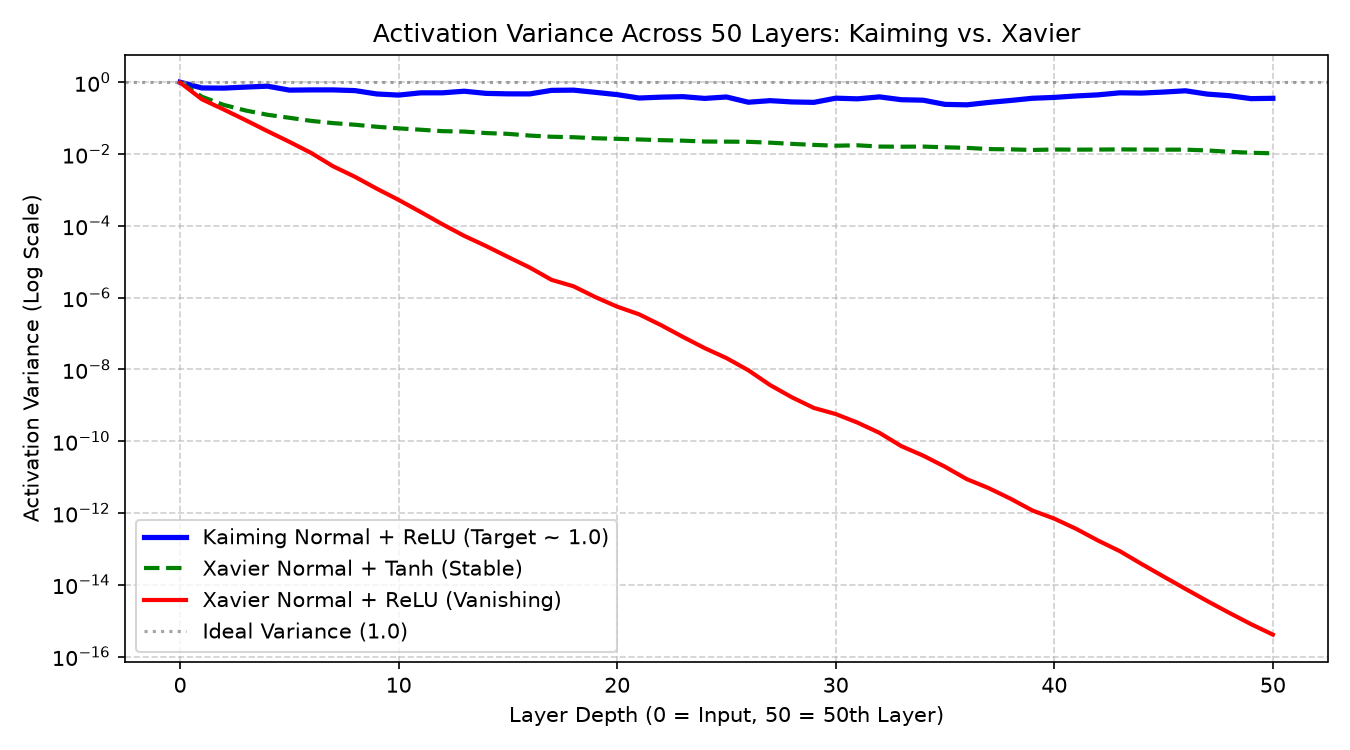

Write Python code to recreate this figure.
from pathlib import Path
import matplotlib.pyplot as plt
import torch
from therapml.linear import kaiming_init, xavier_init, linear
from therapml.activations import MyReLU

torch.manual_seed(42)

# dimensions
n_layers = 50
dim = 256
batch_size = 64
relu = MyReLU()

# Kaiming Init + ReLU
x_kaiming = torch.randn(batch_size, dim)
kaiming_vars = [x_kaiming.var().item()]

for _ in range(n_layers):
    w = kaiming_init(fan_in=dim, fan_out=dim)
    x_kaiming = relu(linear(dim, dim, w, x_kaiming))
    kaiming_vars.append(x_kaiming.var().item())

# Xavier Init + ReLU
x_xavier_relu = torch.randn(batch_size, dim)
xavier_relu_vars = [x_xavier_relu.var().item()]

for _ in range(n_layers):
    w = xavier_init(fan_in=dim, fan_out=dim)
    x_xavier_relu = relu(linear(dim, dim, w, x_xavier_relu))
    xavier_relu_vars.append(x_xavier_relu.var().item())

# Xavier Init + Tanh
x_xavier_tanh = torch.randn(batch_size, dim)
xavier_tanh_vars = [x_xavier_tanh.var().item()]

for _ in range(n_layers):
    w = xavier_init(fan_in=dim, fan_out=dim)
    x_xavier_tanh = torch.tanh(linear(dim, dim, w, x_xavier_tanh))
    xavier_tanh_vars.append(x_xavier_tanh.var().item())


# Plot
plt.figure(figsize=(9, 5))
layers = list(range(n_layers + 1))

plt.plot(
    layers,
    kaiming_vars,
    "b-",
    linewidth=2.5,
    label="Kaiming Normal + ReLU (Target ~ 1.0)",
)
plt.plot(
    layers,
    xavier_tanh_vars,
    "g--",
    linewidth=2.0,
    label="Xavier Normal + Tanh (Stable)",
)
plt.plot(
    layers,
    xavier_relu_vars,
    "r-",
    linewidth=2.0,
    label="Xavier Normal + ReLU (Vanishing)",
)

plt.yscale("log")
plt.axhline(1.0, color="gray", linestyle=":", alpha=0.7, label="Ideal Variance (1.0)")
plt.xlabel("Layer Depth (0 = Input, 50 = 50th Layer)")
plt.ylabel("Activation Variance (Log Scale)")
plt.title("Activation Variance Across 50 Layers: Kaiming vs. Xavier")
plt.grid(True, linestyle="--", alpha=0.6)
plt.legend()
plt.tight_layout()

save_path = Path(__file__).parent / "init_variance_demo.png"
plt.savefig(save_path, dpi=150)
plt.close()

print(f"\nPlot saved to: {save_path}")
